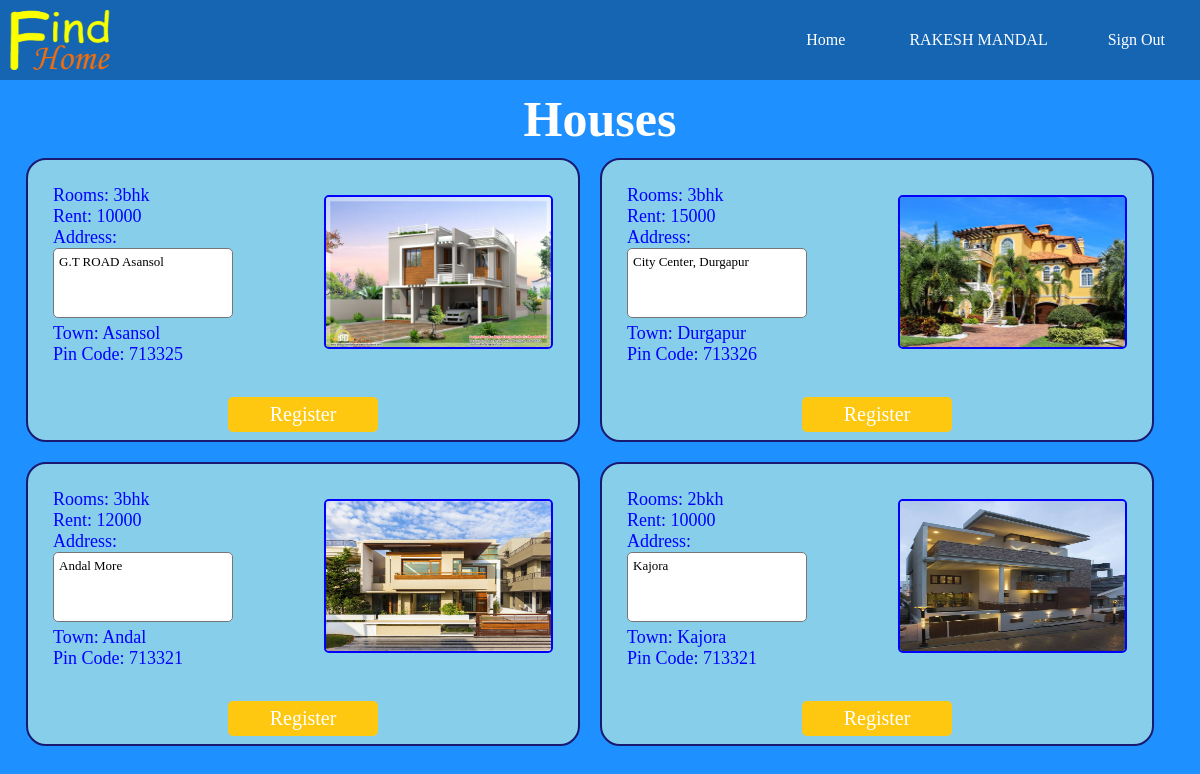
The app's page /php/gethome.php (signed in) with its own data.
### tables this page shows
CREATE TABLE `verified_houses` (
  `id` int(5) NOT NULL,
  `user_id` int(5) NOT NULL,
  `fullname` varchar(50) NOT NULL,
  `email` varchar(50) NOT NULL,
  `mobile` int(10) NOT NULL,
  `altmobile` int(10) NOT NULL,
  `rooms` varchar(25) NOT NULL,
  `plot` varchar(25) NOT NULL,
  `facilities` varchar(255) NOT NULL,
  `address` varchar(255) NOT NULL,
  `status` varchar(10) NOT NULL,
  `image` varchar(255) NOT NULL,
  `rent` int(30) NOT NULL,
  `deposit` int(30) NOT NULL,
  `town` varchar(30) NOT NULL,
  `pincode` int(10) NOT NULL,
  `district` varchar(30) NOT NULL,
  `state` varchar(30) NOT NULL,
  `verified` int(2) NOT NULL
);

### php/gethome.php (the view, shortened to what this page needs)
<?php require "config.php"; ?>
<?php
	$query = "SELECT * FROM verified_houses";
	$result = mysqli_query($con, $query) or die(" ".mysqli_error($con));
?>
<!DOCTYPE html>
<html>
<head>
	<link rel="stylesheet" type="text/css" href="../style/gethome.css">
</head>
<body>
	<div id="main">
		<nav>
			<a href="../index.php"><img src="../assets/logo1.png"></a>
			<ul>
				<li><a href="../index.php">Home</a></li>
				<?php if(isset($_SESSION['email'])) {
					echo "<li><a href='dashboard.php'>".$_SESSION['fullname']."</a></li>";
					echo "<li><a href='signout.php'>Sign Out</a></li>";
				}else {
					echo "<li><a href='login.php'>Login</a></li>";
					echo "<li><a href='register.php'>Register</a></li>";
				} ?>
			</ul>
		</nav>
		<div class="text">Houses</div>
		<div class="flex">
		<?php
		if (mysqli_num_rows($result)>0) {
			while($data = mysqli_fetch_assoc($result)){
		?>
			<div class="houses">
				<div class="data">
					<p><label>Rooms: </label><?php echo $data["rooms"]; ?></p>
					<p><label>Rent: </label><?php echo $data["rent"]; ?></p>
					<p><label>Address: </label><br>
						<textarea readonly><?php echo $data["address"]; ?></textarea>
					</p>
					<p><label>Town: </label><?php echo $data["town"]; ?></p>
					<p><label>Pin Code: </label><?php echo $data["pincode"]; ?></p>
				</div>
				<div><img class="image" src="<?php echo $data["image"]; ?>"></div>
				<div class="btn"><a href="done.php?active=<?php echo $data["id"] ?>">
					<button>Register</button></a>
				</div>
			</div>
		<?php
			}
		}
		?>
		</div>
	</div>
</body>
</html>

### style/gethome.css (style rules this page uses)
* { margin: 0; padding: 0; font-family: verdana; }
body { background-color: #1E90FF; }
nav { width: 100%; height: 80px; background-color: rgba(0,0,0,0.3); }
nav img { position: relative; top: 10px; left: 10px; width: 100px; height: 60px; }
nav ul li { list-style-type: none; display: inline-block; line-height: 80px; transition: 0.5s all; }
nav ul { float: right; margin-right: 5px; }
nav ul li a { text-decoration: none; color: #fff; padding: 30px; }
.text { text-align: center; font-size: 50px; margin-top: 10px; margin-bottom: 10px; color: white; font-weight: bold; }
.flex { display: flex; flex-wrap: wrap; justify-content: center; }
.houses { position: relative; width: 500px; height: 230px; background-color: #87CEEB; border-radius: 20px; border: 2px solid; border-color: #191970; margin-bottom: 20px; padding: 25px; margin-right: 20px; }
.data { float: left; color: blue; font-size: 18px; }
textarea { width: 180px; height: 70px; font-size: 13px; padding: 5px 5px; box-sizing: border-box; border-radius: 5px; resize: none; }
.image { width: 225px; height: 150px; border: 2px solid blue; margin-top: 10px; border-radius: 5px; float: right; }
.btn { position: absolute; left: 50%; transform: translate(-50%); bottom: 8px; }
.btn button { width: 150px; height: 35px; background-color: #FEC810; color: white; font-size: 20px; border: 0; border-radius: 5px; }

### records on screen
verified_houses: rooms "3bhk", rent "10000", address "G.T ROAD Asansol", town "Asansol", pincode "713325", image (picture)
verified_houses: rooms "3bhk", rent "15000", address "City Center, Durgapur", town "Durgapur", pincode "713326", image (picture)
verified_houses: rooms "3bhk", rent "12000", address "Andal More", town "Andal", pincode "713321", image (picture)
verified_houses: rooms "2bkh", rent "10000", address "Kajora", town "Kajora", pincode "713321", image (picture)

### other values on screen
$_SESSION['fullname'] "RAKESH MANDAL"
